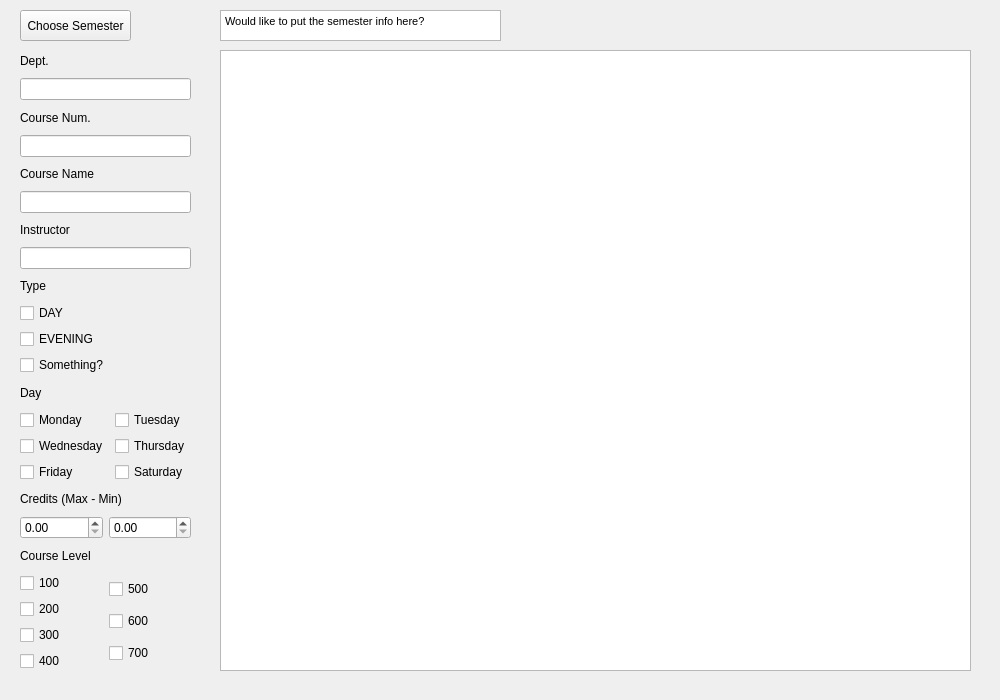
<?xml version="1.0" encoding="UTF-8"?>
<ui version="4.0">
 <class>MainWindow</class>
 <widget class="QMainWindow" name="MainWindow">
  <property name="geometry">
   <rect>
    <x>0</x>
    <y>0</y>
    <width>1000</width>
    <height>700</height>
   </rect>
  </property>
  <property name="windowTitle">
   <string>Advanced Search</string>
  </property>
  <widget class="QWidget" name="centralwidget">
   <widget class="QPushButton" name="picklesButton">
    <property name="geometry">
     <rect>
      <x>20</x>
      <y>10</y>
      <width>111</width>
      <height>31</height>
     </rect>
    </property>
    <property name="text">
     <string>Choose Semester</string>
    </property>
   </widget>
   <widget class="QWidget" name="verticalLayoutWidget">
    <property name="geometry">
     <rect>
      <x>20</x>
      <y>50</y>
      <width>171</width>
      <height>621</height>
     </rect>
    </property>
    <layout class="QVBoxLayout" name="searchCol">
     <item>
      <widget class="QLabel" name="deptLabel">
       <property name="text">
        <string>Dept.</string>
       </property>
      </widget>
     </item>
     <item>
      <widget class="QLineEdit" name="deptLineEdit"/>
     </item>
     <item>
      <widget class="QLabel" name="courseNumLabel">
       <property name="text">
        <string>Course Num.</string>
       </property>
      </widget>
     </item>
     <item>
      <widget class="QLineEdit" name="courseNumLineEdit"/>
     </item>
     <item>
      <widget class="QLabel" name="courseNameLabel">
       <property name="text">
        <string>Course Name</string>
       </property>
      </widget>
     </item>
     <item>
      <widget class="QLineEdit" name="courseNameLineEdit"/>
     </item>
     <item>
      <widget class="QLabel" name="instructorLabel">
       <property name="text">
        <string>Instructor</string>
       </property>
      </widget>
     </item>
     <item>
      <widget class="QLineEdit" name="instructorLineEdit"/>
     </item>
     <item>
      <widget class="QLabel" name="courseTypeLabel">
       <property name="text">
        <string>Type</string>
       </property>
      </widget>
     </item>
     <item>
      <layout class="QVBoxLayout" name="verticalLayout_2">
       <item>
        <widget class="QCheckBox" name="dayCheckbox">
         <property name="text">
          <string>DAY</string>
         </property>
        </widget>
       </item>
       <item>
        <widget class="QCheckBox" name="eveningCheckbox">
         <property name="text">
          <string>EVENING</string>
         </property>
        </widget>
       </item>
       <item>
        <widget class="QCheckBox" name="otherCheckbox">
         <property name="text">
          <string>Something?</string>
         </property>
        </widget>
       </item>
      </layout>
     </item>
     <item>
      <widget class="QLabel" name="dayLabel">
       <property name="text">
        <string>Day</string>
       </property>
      </widget>
     </item>
     <item>
      <layout class="QHBoxLayout" name="horizontalLayout">
       <item>
        <layout class="QVBoxLayout" name="verticalLayout_3">
         <item>
          <widget class="QCheckBox" name="mondayBox">
           <property name="text">
            <string>Monday</string>
           </property>
          </widget>
         </item>
         <item>
          <widget class="QCheckBox" name="wednesdayBox">
           <property name="text">
            <string>Wednesday</string>
           </property>
          </widget>
         </item>
         <item>
          <widget class="QCheckBox" name="fridayBox">
           <property name="text">
            <string>Friday</string>
           </property>
          </widget>
         </item>
        </layout>
       </item>
       <item>
        <layout class="QVBoxLayout" name="verticalLayout_4">
         <item>
          <widget class="QCheckBox" name="tuesdayBox">
           <property name="text">
            <string>Tuesday</string>
           </property>
          </widget>
         </item>
         <item>
          <widget class="QCheckBox" name="thursdayBox">
           <property name="text">
            <string>Thursday</string>
           </property>
          </widget>
         </item>
         <item>
          <widget class="QCheckBox" name="saturdayBox">
           <property name="text">
            <string>Saturday</string>
           </property>
          </widget>
         </item>
        </layout>
       </item>
      </layout>
     </item>
     <item>
      <widget class="QLabel" name="creditsLabel">
       <property name="text">
        <string>Credits (Max - Min)</string>
       </property>
      </widget>
     </item>
     <item>
      <layout class="QHBoxLayout" name="horizontalLayout_2">
       <item>
        <widget class="QDoubleSpinBox" name="maxCredits"/>
       </item>
       <item>
        <widget class="QDoubleSpinBox" name="minCredits"/>
       </item>
      </layout>
     </item>
     <item>
      <widget class="QLabel" name="courseLevelLabel">
       <property name="text">
        <string>Course Level</string>
       </property>
      </widget>
     </item>
     <item>
      <layout class="QHBoxLayout" name="horizontalLayout_3">
       <item>
        <layout class="QVBoxLayout" name="verticalLayout_5">
         <item>
          <widget class="QCheckBox" name="level100">
           <property name="text">
            <string>100</string>
           </property>
          </widget>
         </item>
         <item>
          <widget class="QCheckBox" name="level200">
           <property name="text">
            <string>200</string>
           </property>
          </widget>
         </item>
         <item>
          <widget class="QCheckBox" name="level300">
           <property name="text">
            <string>300</string>
           </property>
          </widget>
         </item>
         <item>
          <widget class="QCheckBox" name="level400">
           <property name="text">
            <string>400</string>
           </property>
          </widget>
         </item>
        </layout>
       </item>
       <item>
        <layout class="QVBoxLayout" name="verticalLayout_7">
         <item>
          <widget class="QCheckBox" name="level500">
           <property name="text">
            <string>500</string>
           </property>
          </widget>
         </item>
         <item>
          <widget class="QCheckBox" name="level600">
           <property name="text">
            <string>600</string>
           </property>
          </widget>
         </item>
         <item>
          <widget class="QCheckBox" name="level700">
           <property name="text">
            <string>700</string>
           </property>
          </widget>
         </item>
        </layout>
       </item>
      </layout>
     </item>
    </layout>
   </widget>
   <widget class="QTextBrowser" name="semesterDisplay">
    <property name="geometry">
     <rect>
      <x>220</x>
      <y>10</y>
      <width>281</width>
      <height>31</height>
     </rect>
    </property>
    <property name="html">
     <string>&lt;!DOCTYPE HTML PUBLIC &quot;-//W3C//DTD HTML 4.0//EN&quot; &quot;http://www.w3.org/TR/REC-html40/strict.dtd&quot;&gt;
&lt;html&gt;&lt;head&gt;&lt;meta name=&quot;qrichtext&quot; content=&quot;1&quot; /&gt;&lt;style type=&quot;text/css&quot;&gt;
p, li { white-space: pre-wrap; }
&lt;/style&gt;&lt;/head&gt;&lt;body style=&quot; font-family:'MS Shell Dlg 2'; font-size:8.25pt; font-weight:400; font-style:normal;&quot;&gt;
&lt;p style=&quot; margin-top:0px; margin-bottom:0px; margin-left:0px; margin-right:0px; -qt-block-indent:0; text-indent:0px;&quot;&gt;Would like to put the semester info here?&lt;/p&gt;&lt;/body&gt;&lt;/html&gt;</string>
    </property>
   </widget>
   <widget class="QTableWidget" name="tableWidget">
    <property name="geometry">
     <rect>
      <x>220</x>
      <y>50</y>
      <width>751</width>
      <height>621</height>
     </rect>
    </property>
   </widget>
  </widget>
 </widget>
 <resources/>
 <connections/>
</ui>
